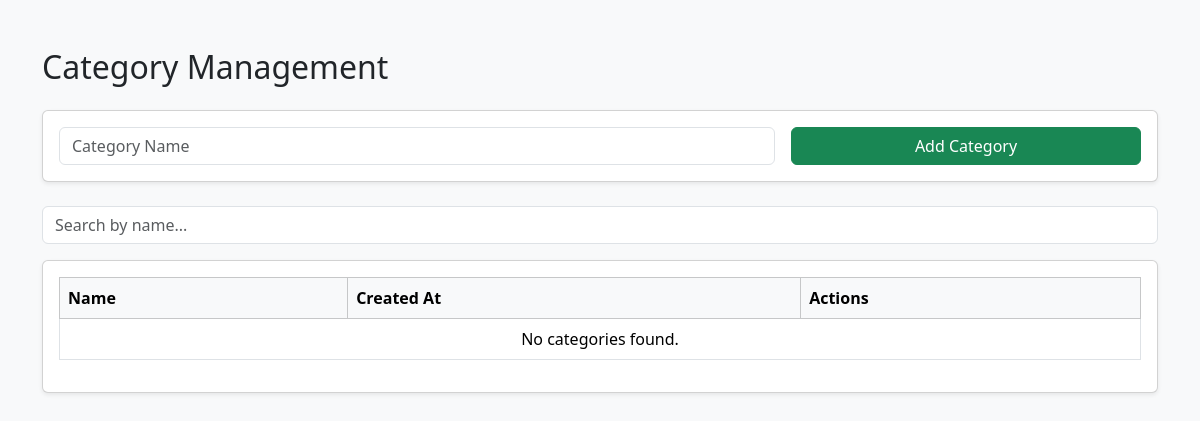
Page /tabs/admin/category.php on the earlier database version.
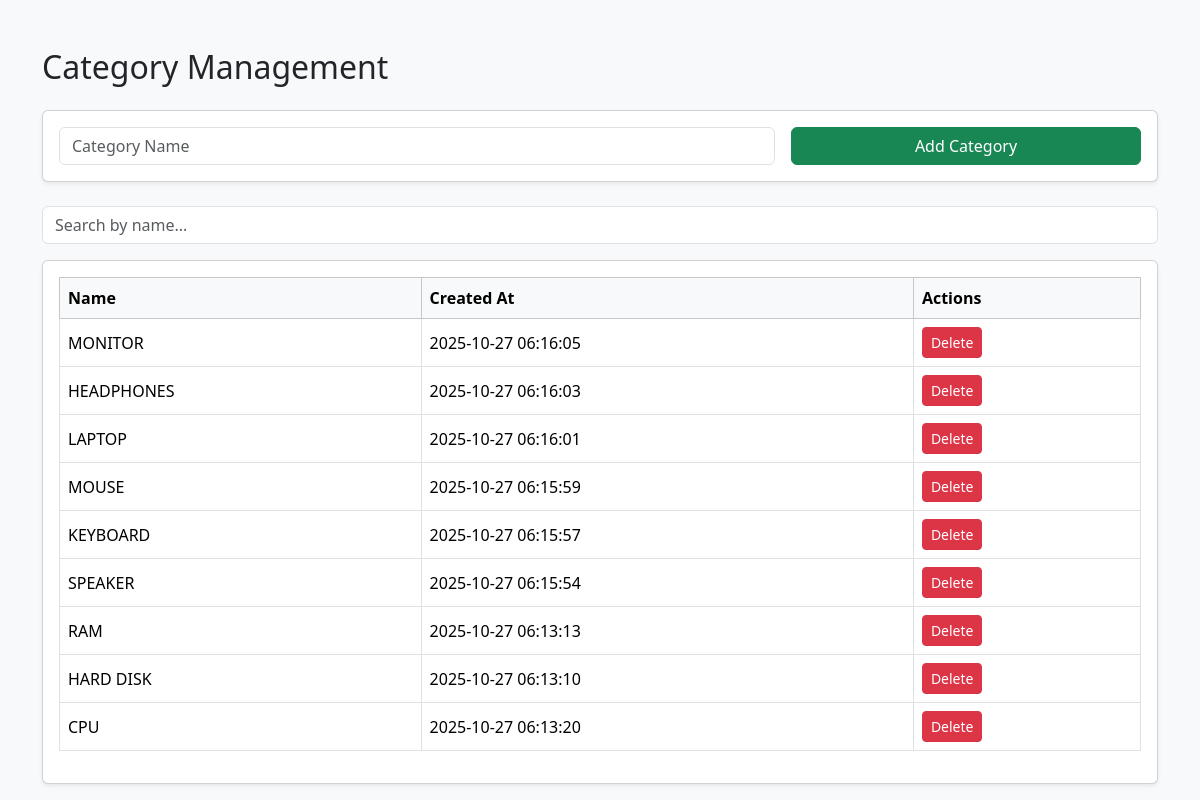
Same page on the later database version.
### tables this page shows
CREATE TABLE `category` (
  `id` bigint(20) UNSIGNED NOT NULL,
  `name` text DEFAULT NULL,
  `created_at` timestamp NULL DEFAULT NULL,
  `updated_at` timestamp NULL DEFAULT NULL
);

### tabs/admin/category.php (the view, shortened to what this page needs)
<?php
include '../../database/db_connect.php';
$searchQuery = isset($_GET['search']) ? $_GET['search'] : '';
$sql = "SELECT * FROM category WHERE 1";
$sql .= " ORDER BY id DESC";
$stmt = $conn->prepare($sql);
$stmt->execute();
$categories = $stmt->get_result();
?>
<!DOCTYPE html>
<html lang="en">
<head>
<link href="https://cdn.jsdelivr.net/npm/bootstrap@5.3.2/dist/css/bootstrap.min.css" rel="stylesheet">
</head>
<body class="bg-light">
<div class="container mt-5">
    <h2 class="mb-4">Category Management</h2>
    <div class="card mb-4 shadow-sm">
        <div class="card-body">
            <form method="post" class="row g-3">
                <div class="col-md-8">
                    <input type="text" name="name" class="form-control" placeholder="Category Name" required>
                </div>
                <div class="col-md-4">
                    <button type="submit" name="add_category" class="btn btn-success w-100">Add Category</button>
                </div>
            </form>
        </div>
    </div>
    <div class="mb-3">
        <input type="text" id="searchBox" class="form-control" placeholder="Search by name..." value="<?= htmlspecialchars($searchQuery) ?>">
    </div>
    <div class="card shadow-sm">
        <div class="card-body">
            <table class="table table-bordered table-hover align-middle">
                <thead class="table-light">
                    <tr>
                        <th>Name</th>
                        <th>Created At</th>
                        <th>Actions</th>
                    </tr>
                </thead>
                <tbody>
                    <?php while($row = $categories->fetch_assoc()): ?>
                    <tr>
                        <td><?= htmlspecialchars($row['name']) ?></td>
                        <td><?= $row['created_at'] ?></td>
                        <td>
                            <a href="?delete_id=<?= $row['id'] ?>" class="btn btn-danger btn-sm" onclick="return confirm('Are you sure you want to delete this category?')">Delete</a>
                        </td>
                    </tr>
                    <?php endwhile; ?>
                    <?php if ($categories->num_rows == 0): ?>
                    <tr>
                        <td colspan="4" class="text-center">No categories found.</td>
                    </tr>
                    <?php endif; ?>
                </tbody>
            </table>
        </div>
    </div>
</div>
</body>
</html>

Differences in the rows shown:
added category: name "MONITOR", created_at "2025-10-27 06:16:05"
added category: name "HEADPHONES", created_at "2025-10-27 06:16:03"
added category: name "LAPTOP", created_at "2025-10-27 06:16:01"
added category: name "MOUSE", created_at "2025-10-27 06:15:59"
added category: name "KEYBOARD", created_at "2025-10-27 06:15:57"
added category: name "SPEAKER", created_at "2025-10-27 06:15:54"
added category: name "RAM", created_at "2025-10-27 06:13:13"
added category: name "HARD DISK", created_at "2025-10-27 06:13:10"
added category: name "CPU", created_at "2025-10-27 06:13:20"
Other differences:
text no longer shown: "No categories found."
